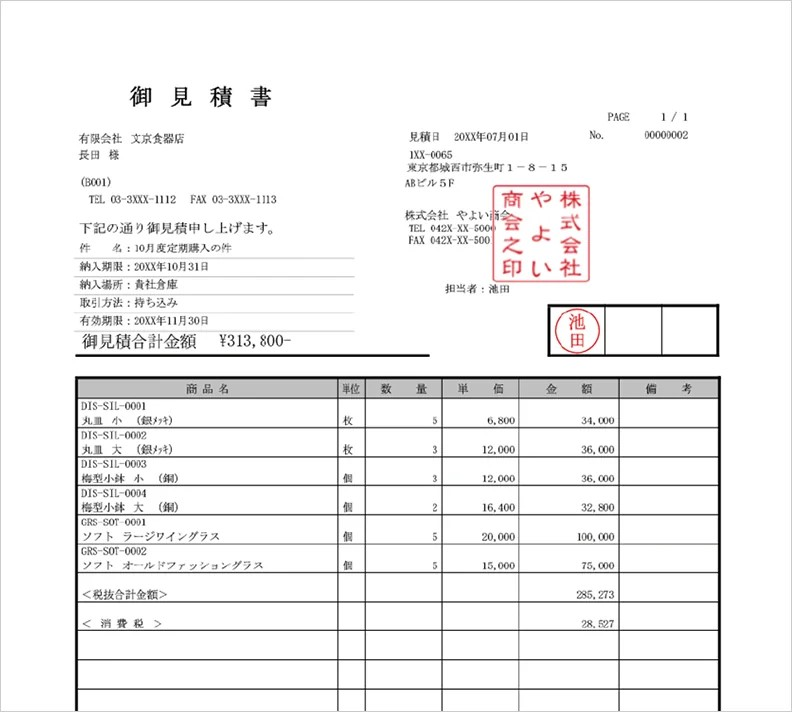
#> input picture sample_img.jpg, 792 x 712 px
$ python draw_grid.py ../sample_img.jpg
#> lines starting #> are read from the running program, lines starting #| are printed output that depends on the picture
from PIL import Image, ImageDraw
import argparse
import os

def draw_grid(image_path, output_path=None, grid_size=50, line_color=(255, 0, 0), line_width=1):
    """
    画像にグリッドを描画する関数

    Parameters:
    -----------
    image_path : str
        入力画像のパス
    output_path : str, optional
        出力画像のパス。指定がない場合は元のファイル名に '_grid' を追加
    grid_size : int, optional
        グリッドのセルサイズ（ピクセル単位）、デフォルトは50
    line_color : tuple, optional
        グリッド線の色（R, G, B）、デフォルトは赤色
    line_width : int, optional
        グリッド線の太さ、デフォルトは1
    """
#> called with image_path = '../sample_img.jpg', grid_size = 50, line_color = (255, 0, 0), line_width = 1
    try:
        # 画像を開く
        img = Image.open(image_path)
#> img is the input picture: PIL image 792x712 RGB; mean R, G, B 242.2, 241.7, 241.7

        # 描画オブジェクトを作成
        draw = ImageDraw.Draw(img)

        # 画像のサイズを取得
        width, height = img.size
#> width = 792; height = 712

        # 横線を描画
        for y in range(0, height, grid_size):
            draw.line([(0, y), (width, y)], fill=line_color, width=line_width)

        # 縦線を描画
        for x in range(0, width, grid_size):
            draw.line([(x, 0), (x, height)], fill=line_color, width=line_width)

        # 出力パスが指定されていない場合、デフォルトのパスを生成
        if output_path is None:
            file_name, file_ext = os.path.splitext(image_path)
            output_path = f"{file_name}_grid{file_ext}"

        # 画像を保存
        img.save(output_path)
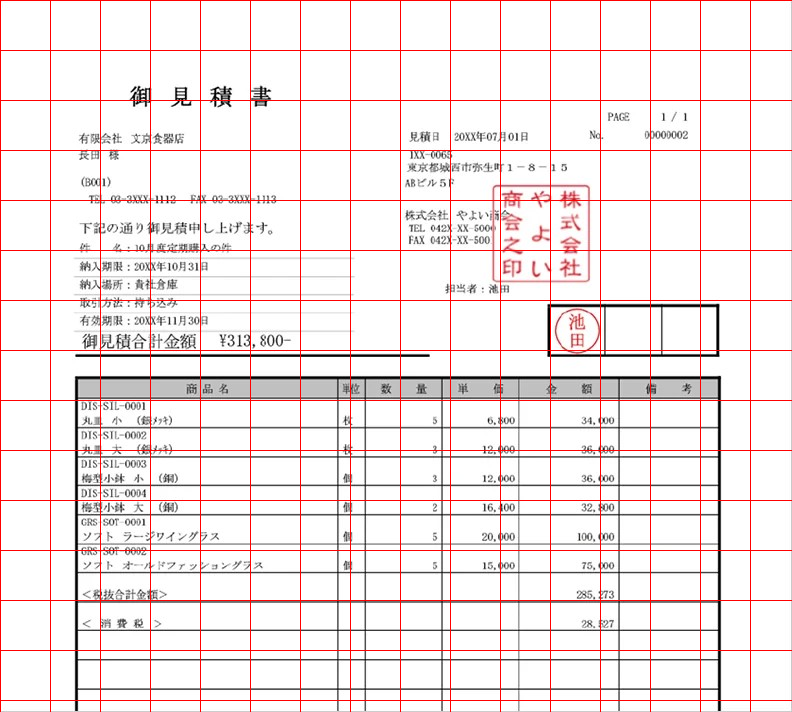
#> saved as sample_img_grid.jpg: PIL image 792x712 RGB; mean R, G, B 242.7, 231.8, 231.8
        print(f"グリッド付き画像を保存しました: {output_path}")
        return True

    except Exception as e:
        print(f"エラーが発生しました: {e}")
        return False

def main():
    # コマンドライン引数の設定
    parser = argparse.ArgumentParser(description='画像にグリッドを描画するツール')
    parser.add_argument('image_path', help='入力画像のパス')
    parser.add_argument('-o', '--output', help='出力画像のパス')
    parser.add_argument('-s', '--size', type=int, default=50, help='グリッドのセルサイズ（ピクセル単位）')
    parser.add_argument('-c', '--color', nargs=3, type=int, default=[255, 0, 0], help='グリッド線の色（R G B）')
    parser.add_argument('-w', '--width', type=int, default=1, help='グリッド線の太さ')

    args = parser.parse_args()

    # 関数を呼び出し
    draw_grid(
        args.image_path,
        args.output,
        args.size,
        tuple(args.color),
        args.width
    )

if __name__ == "__main__":
    main()
